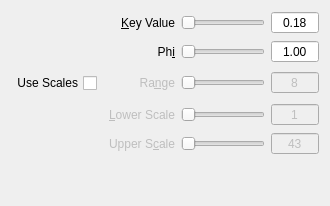
        <widget class="QWidget" name="page_reinhard02">
         <property name="sizePolicy">
          <sizepolicy hsizetype="Minimum" vsizetype="Minimum">
           <horstretch>0</horstretch>
           <verstretch>0</verstretch>
          </sizepolicy>
         </property>
         <layout class="QGridLayout" name="gridLayout_12">
          <item row="0" column="0">
           <layout class="QGridLayout" name="gridLayout_22">
            <item row="1" column="2">
             <widget class="QSlider" name="phiSlider">
              <property name="sizePolicy">
               <sizepolicy hsizetype="MinimumExpanding" vsizetype="Minimum">
                <horstretch>0</horstretch>
                <verstretch>0</verstretch>
               </sizepolicy>
              </property>
              <property name="cursor">
               <cursorShape>PointingHandCursor</cursorShape>
              </property>
              <property name="maximum">
               <number>1000</number>
              </property>
              <property name="orientation">
               <enum>Qt::Horizontal</enum>
              </property>
             </widget>
            </item>
            <item row="6" column="3">
             <spacer name="verticalSpacer_8">
              <property name="orientation">
               <enum>Qt::Vertical</enum>
              </property>
              <property name="sizeType">
               <enum>QSizePolicy::MinimumExpanding</enum>
              </property>
              <property name="sizeHint" stdset="0">
               <size>
                <width>0</width>
                <height>0</height>
               </size>
              </property>
             </spacer>
            </item>
            <item row="1" column="4">
             <widget class="QDoubleSpinBox" name="phidsb">
              <property name="alignment">
               <set>Qt::AlignCenter</set>
              </property>
              <property name="buttonSymbols">
               <enum>QAbstractSpinBox::NoButtons</enum>
              </property>
              <property name="maximum">
               <double>100.000000000000000</double>
              </property>
              <property name="singleStep">
               <double>1.000000000000000</double>
              </property>
              <property name="value">
               <double>1.000000000000000</double>
              </property>
             </widget>
            </item>
            <item row="3" column="4">
             <widget class="QDoubleSpinBox" name="range2dsb">
              <property name="enabled">
               <bool>false</bool>
              </property>
              <property name="alignment">
               <set>Qt::AlignCenter</set>
              </property>
              <property name="buttonSymbols">
               <enum>QAbstractSpinBox::NoButtons</enum>
              </property>
              <property name="decimals">
               <number>0</number>
              </property>
              <property name="minimum">
               <double>1.000000000000000</double>
              </property>
              <property name="maximum">
               <double>32.000000000000000</double>
              </property>
              <property name="value">
               <double>8.000000000000000</double>
              </property>
             </widget>
            </item>
            <item row="0" column="4">
             <widget class="QDoubleSpinBox" name="keydsb">
              <property name="alignment">
               <set>Qt::AlignCenter</set>
              </property>
              <property name="buttonSymbols">
               <enum>QAbstractSpinBox::NoButtons</enum>
              </property>
              <property name="maximum">
               <double>1.000000000000000</double>
              </property>
              <property name="singleStep">
               <double>0.010000000000000</double>
              </property>
              <property name="value">
               <double>0.180000000000000</double>
              </property>
             </widget>
            </item>
            <item row="4" column="4">
             <widget class="QDoubleSpinBox" name="lowerdsb">
              <property name="enabled">
               <bool>false</bool>
              </property>
              <property name="alignment">
               <set>Qt::AlignCenter</set>
              </property>
              <property name="buttonSymbols">
               <enum>QAbstractSpinBox::NoButtons</enum>
              </property>
              <property name="decimals">
               <number>0</number>
              </property>
              <property name="minimum">
               <double>1.000000000000000</double>
              </property>
              <property name="maximum">
               <double>100.000000000000000</double>
              </property>
              <property name="singleStep">
               <double>10.000000000000000</double>
              </property>
              <property name="value">
               <double>1.000000000000000</double>
              </property>
             </widget>
            </item>
            <item row="5" column="4">
             <widget class="QDoubleSpinBox" name="upperdsb">
              <property name="enabled">
               <bool>false</bool>
              </property>
              <property name="alignment">
               <set>Qt::AlignCenter</set>
              </property>
              <property name="buttonSymbols">
               <enum>QAbstractSpinBox::NoButtons</enum>
              </property>
              <property name="decimals">
               <number>0</number>
              </property>
              <property name="minimum">
               <double>1.000000000000000</double>
              </property>
              <property name="maximum">
               <double>100.000000000000000</double>
              </property>
              <property name="singleStep">
               <double>1.000000000000000</double>
              </property>
              <property name="value">
               <double>43.000000000000000</double>
              </property>
             </widget>
            </item>
            <item row="3" column="2">
             <widget class="QSlider" name="range2Slider">
              <property name="enabled">
               <bool>false</bool>
              </property>
              <property name="sizePolicy">
               <sizepolicy hsizetype="MinimumExpanding" vsizetype="Minimum">
                <horstretch>0</horstretch>
                <verstretch>0</verstretch>
               </sizepolicy>
              </property>
              <property name="cursor">
               <cursorShape>PointingHandCursor</cursorShape>
              </property>
              <property name="minimum">
               <number>1</number>
              </property>
              <property name="maximum">
               <number>100</number>
              </property>
              <property name="pageStep">
               <number>10</number>
              </property>
              <property name="value">
               <number>1</number>
              </property>
              <property name="orientation">
               <enum>Qt::Horizontal</enum>
              </property>
             </widget>
            </item>
            <item row="1" column="0">
             <widget class="QLabel" name="label_phi">
              <property name="sizePolicy">
               <sizepolicy hsizetype="Minimum" vsizetype="Minimum">
                <horstretch>0</horstretch>
                <verstretch>0</verstretch>
               </sizepolicy>
              </property>
              <property name="text">
               <string>Ph&amp;i</string>
              </property>
              <property name="alignment">
               <set>Qt::AlignRight|Qt::AlignTrailing|Qt::AlignVCenter</set>
              </property>
              <property name="wordWrap">
               <bool>true</bool>
              </property>
              <property name="buddy">
               <cstring>phiSlider</cstring>
              </property>
             </widget>
            </item>
            <item row="0" column="0">
             <widget class="QLabel" name="label_key">
              <property name="sizePolicy">
               <sizepolicy hsizetype="Minimum" vsizetype="Minimum">
                <horstretch>0</horstretch>
                <verstretch>0</verstretch>
               </sizepolicy>
              </property>
              <property name="text">
               <string>&amp;Key Value</string>
              </property>
              <property name="alignment">
               <set>Qt::AlignRight|Qt::AlignTrailing|Qt::AlignVCenter</set>
              </property>
              <property name="wordWrap">
               <bool>true</bool>
              </property>
              <property name="buddy">
               <cstring>keySlider</cstring>
              </property>
             </widget>
            </item>
            <item row="4" column="0">
             <widget class="QLabel" name="label_lowerscale">
              <property name="enabled">
               <bool>false</bool>
              </property>
              <property name="sizePolicy">
               <sizepolicy hsizetype="Minimum" vsizetype="Minimum">
                <horstretch>0</horstretch>
                <verstretch>0</verstretch>
               </sizepolicy>
              </property>
              <property name="text">
               <string>&amp;Lower Scale</string>
              </property>
              <property name="alignment">
               <set>Qt::AlignRight|Qt::AlignTrailing|Qt::AlignVCenter</set>
              </property>
              <property name="buddy">
               <cstring>lowerSlider</cstring>
              </property>
             </widget>
            </item>
            <item row="0" column="2">
             <widget class="QSlider" name="keySlider">
              <property name="sizePolicy">
               <sizepolicy hsizetype="MinimumExpanding" vsizetype="Minimum">
                <horstretch>0</horstretch>
                <verstretch>0</verstretch>
               </sizepolicy>
              </property>
              <property name="cursor">
               <cursorShape>PointingHandCursor</cursorShape>
              </property>
              <property name="maximum">
               <number>100</number>
              </property>
              <property name="orientation">
               <enum>Qt::Horizontal</enum>
              </property>
             </widget>
            </item>
            <item row="4" column="2">
             <widget class="QSlider" name="lowerSlider">
              <property name="enabled">
               <bool>false</bool>
              </property>
              <property name="sizePolicy">
               <sizepolicy hsizetype="MinimumExpanding" vsizetype="Minimum">
                <horstretch>0</horstretch>
                <verstretch>0</verstretch>
               </sizepolicy>
              </property>
              <property name="cursor">
               <cursorShape>PointingHandCursor</cursorShape>
              </property>
              <property name="minimum">
               <number>0</number>
              </property>
              <property name="maximum">
               <number>100</number>
              </property>
              <property name="orientation">
               <enum>Qt::Horizontal</enum>
              </property>
             </widget>
            </item>
            <item row="5" column="0">
             <widget class="QLabel" name="label_upperscale">
              <property name="enabled">
               <bool>false</bool>
              </property>
              <property name="sizePolicy">
               <sizepolicy hsizetype="Minimum" vsizetype="Minimum">
                <horstretch>0</horstretch>
                <verstretch>0</verstretch>
               </sizepolicy>
              </property>
              <property name="text">
               <string>Upper S&amp;cale</string>
              </property>
              <property name="alignment">
               <set>Qt::AlignRight|Qt::AlignTrailing|Qt::AlignVCenter</set>
              </property>
              <property name="buddy">
               <cstring>upperSlider</cstring>
              </property>
             </widget>
            </item>
            <item row="5" column="2">
             <widget class="QSlider" name="upperSlider">
              <property name="enabled">
               <bool>false</bool>
              </property>
              <property name="sizePolicy">
               <sizepolicy hsizetype="MinimumExpanding" vsizetype="Minimum">
                <horstretch>0</horstretch>
                <verstretch>0</verstretch>
               </sizepolicy>
              </property>
              <property name="cursor">
               <cursorShape>PointingHandCursor</cursorShape>
              </property>
              <property name="minimum">
               <number>0</number>
              </property>
              <property name="maximum">
               <number>100</number>
              </property>
              <property name="orientation">
               <enum>Qt::Horizontal</enum>
              </property>
             </widget>
            </item>
            <item row="3" column="0">
             <layout class="QHBoxLayout" name="horizontalLayout">
              <item>
               <widget class="QCheckBox" name="usescalescheckbox">
                <property name="sizePolicy">
                 <sizepolicy hsizetype="Minimum" vsizetype="Minimum">
                  <horstretch>0</horstretch>
                  <verstretch>0</verstretch>
                 </sizepolicy>
                </property>
                <property name="minimumSize">
                 <size>
                  <width>0</width>
                  <height>28</height>
                 </size>
                </property>
                <property name="layoutDirection">
                 <enum>Qt::RightToLeft</enum>
                </property>
                <property name="text">
                 <string>Use Scales</string>
                </property>
               </widget>
              </item>
              <item>
               <widget class="QLabel" name="label_range">
                <property name="enabled">
                 <bool>false</bool>
                </property>
                <property name="sizePolicy">
                 <sizepolicy hsizetype="Minimum" vsizetype="Minimum">
                  <horstretch>0</horstretch>
                  <verstretch>0</verstretch>
                 </sizepolicy>
                </property>
                <property name="text">
                 <string>           Ra&amp;nge</string>
                </property>
                <property name="alignment">
                 <set>Qt::AlignRight|Qt::AlignTrailing|Qt::AlignVCenter</set>
                </property>
                <property name="wordWrap">
                 <bool>true</bool>
                </property>
                <property name="buddy">
                 <cstring>range2Slider</cstring>
                </property>
               </widget>
              </item>
             </layout>
            </item>
           </layout>
          </item>
          <item row="1" column="0">
           <spacer name="verticalSpacer_17">
            <property name="orientation">
             <enum>Qt::Vertical</enum>
            </property>
            <property name="sizeHint" stdset="0">
             <size>
              <width>20</width>
              <height>40</height>
             </size>
            </property>
           </spacer>
          </item>
         </layout>
        </widget>
